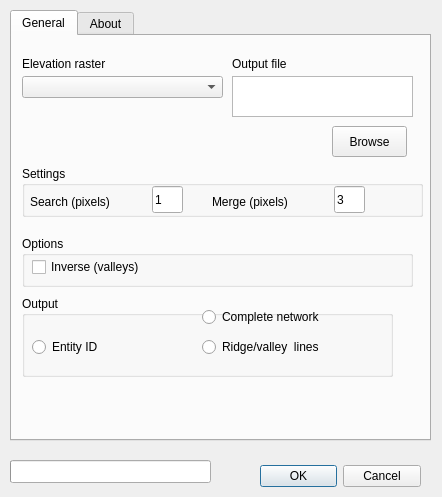
<?xml version="1.0" encoding="UTF-8"?>
<ui version="4.0">
 <class>TopographicNetworks</class>
 <widget class="QDialog" name="TopographicNetworks">
  <property name="geometry">
   <rect>
    <x>0</x>
    <y>0</y>
    <width>442</width>
    <height>497</height>
   </rect>
  </property>
  <property name="windowTitle">
   <string>Topographic networks EXPERIMENTAL</string>
  </property>
  <widget class="QTabWidget" name="tabWidget">
   <property name="geometry">
    <rect>
     <x>10</x>
     <y>10</y>
     <width>421</width>
     <height>431</height>
    </rect>
   </property>
   <property name="currentIndex">
    <number>0</number>
   </property>
   <widget class="QWidget" name="General_tab">
    <attribute name="title">
     <string>General</string>
    </attribute>
    <widget class="QLabel" name="label">
     <property name="geometry">
      <rect>
       <x>10</x>
       <y>20</y>
       <width>111</width>
       <height>16</height>
      </rect>
     </property>
     <property name="text">
      <string>Elevation raster</string>
     </property>
    </widget>
    <widget class="QComboBox" name="cmbDEM">
     <property name="geometry">
      <rect>
       <x>10</x>
       <y>40</y>
       <width>201</width>
       <height>22</height>
      </rect>
     </property>
    </widget>
    <widget class="QPlainTextEdit" name="txtOutput">
     <property name="geometry">
      <rect>
       <x>220</x>
       <y>40</y>
       <width>181</width>
       <height>41</height>
      </rect>
     </property>
    </widget>
    <widget class="QLabel" name="label_5">
     <property name="geometry">
      <rect>
       <x>220</x>
       <y>20</y>
       <width>91</width>
       <height>16</height>
      </rect>
     </property>
     <property name="text">
      <string>Output file</string>
     </property>
    </widget>
    <widget class="QPushButton" name="cmdBrowse">
     <property name="geometry">
      <rect>
       <x>320</x>
       <y>90</y>
       <width>75</width>
       <height>31</height>
      </rect>
     </property>
     <property name="text">
      <string>Browse</string>
     </property>
    </widget>
    <widget class="QGroupBox" name="Output_groupBox">
     <property name="geometry">
      <rect>
       <x>10</x>
       <y>200</y>
       <width>391</width>
       <height>51</height>
      </rect>
     </property>
     <property name="title">
      <string>Options</string>
     </property>
     <widget class="QCheckBox" name="chkInverse">
      <property name="geometry">
       <rect>
        <x>10</x>
        <y>20</y>
        <width>161</width>
        <height>22</height>
       </rect>
      </property>
      <property name="text">
       <string>Inverse (valleys)</string>
      </property>
     </widget>
    </widget>
    <widget class="QGroupBox" name="groupBox_3">
     <property name="geometry">
      <rect>
       <x>10</x>
       <y>130</y>
       <width>401</width>
       <height>51</height>
      </rect>
     </property>
     <property name="title">
      <string>Settings </string>
     </property>
     <widget class="QLineEdit" name="txtMerge">
      <property name="geometry">
       <rect>
        <x>312</x>
        <y>20</y>
        <width>31</width>
        <height>27</height>
       </rect>
      </property>
      <property name="text">
       <string>3</string>
      </property>
     </widget>
     <widget class="QLabel" name="label_4">
      <property name="geometry">
       <rect>
        <x>190</x>
        <y>20</y>
        <width>101</width>
        <height>31</height>
       </rect>
      </property>
      <property name="text">
       <string>Merge (pixels)</string>
      </property>
     </widget>
     <widget class="QLineEdit" name="txtSearch">
      <property name="geometry">
       <rect>
        <x>130</x>
        <y>20</y>
        <width>31</width>
        <height>27</height>
       </rect>
      </property>
      <property name="text">
       <string>1</string>
      </property>
     </widget>
     <widget class="QLabel" name="label_6">
      <property name="geometry">
       <rect>
        <x>8</x>
        <y>20</y>
        <width>101</width>
        <height>31</height>
       </rect>
      </property>
      <property name="text">
       <string>Search (pixels)</string>
      </property>
     </widget>
    </widget>
    <widget class="QGroupBox" name="groupBox">
     <property name="geometry">
      <rect>
       <x>10</x>
       <y>260</y>
       <width>371</width>
       <height>81</height>
      </rect>
     </property>
     <property name="title">
      <string>Output</string>
     </property>
     <widget class="QRadioButton" name="chkRidge">
      <property name="geometry">
       <rect>
        <x>180</x>
        <y>40</y>
        <width>151</width>
        <height>22</height>
       </rect>
      </property>
      <property name="text">
       <string>Ridge/valley  lines</string>
      </property>
     </widget>
     <widget class="QRadioButton" name="chkComplete">
      <property name="geometry">
       <rect>
        <x>180</x>
        <y>10</y>
        <width>151</width>
        <height>22</height>
       </rect>
      </property>
      <property name="text">
       <string>Complete network</string>
      </property>
     </widget>
     <widget class="QRadioButton" name="chkID">
      <property name="geometry">
       <rect>
        <x>10</x>
        <y>40</y>
        <width>151</width>
        <height>22</height>
       </rect>
      </property>
      <property name="text">
       <string>Entity ID</string>
      </property>
     </widget>
    </widget>
   </widget>
   <widget class="QWidget" name="About_tab">
    <attribute name="title">
     <string>About</string>
    </attribute>
    <widget class="QLabel" name="label_3">
     <property name="geometry">
      <rect>
       <x>20</x>
       <y>50</y>
       <width>441</width>
       <height>21</height>
      </rect>
     </property>
     <property name="font">
      <font>
       <pointsize>12</pointsize>
       <weight>75</weight>
       <bold>true</bold>
      </font>
     </property>
     <property name="text">
      <string>Topographic networks analysis</string>
     </property>
    </widget>
    <widget class="QTextBrowser" name="textBrowser">
     <property name="geometry">
      <rect>
       <x>20</x>
       <y>80</y>
       <width>361</width>
       <height>192</height>
      </rect>
     </property>
     <property name="html">
      <string>&lt;!DOCTYPE HTML PUBLIC &quot;-//W3C//DTD HTML 4.0//EN&quot; &quot;http://www.w3.org/TR/REC-html40/strict.dtd&quot;&gt;
&lt;html&gt;&lt;head&gt;&lt;meta name=&quot;qrichtext&quot; content=&quot;1&quot; /&gt;&lt;style type=&quot;text/css&quot;&gt;
p, li { white-space: pre-wrap; }
&lt;/style&gt;&lt;/head&gt;&lt;body style=&quot; font-family:'MS Shell Dlg 2'; font-size:8.25pt; font-weight:400; font-style:normal;&quot;&gt;
&lt;p style=&quot; margin-top:0px; margin-bottom:0px; margin-left:0px; margin-right:0px; -qt-block-indent:0; text-indent:0px;&quot;&gt;&lt;span style=&quot; font-family:'Ubuntu'; font-size:12pt;&quot;&gt;Version 0.1 (experimental)&lt;/span&gt;&lt;/p&gt;
&lt;p style=&quot;-qt-paragraph-type:empty; margin-top:0px; margin-bottom:0px; margin-left:0px; margin-right:0px; -qt-block-indent:0; text-indent:0px; font-family:'Ubuntu'; font-size:12pt;&quot;&gt;&lt;br /&gt;&lt;/p&gt;
&lt;p style=&quot; margin-top:0px; margin-bottom:0px; margin-left:0px; margin-right:0px; -qt-block-indent:0; text-indent:0px;&quot;&gt;&lt;span style=&quot; font-family:'Ubuntu'; font-size:12pt;&quot;&gt;Functional on small datasets only! &lt;/span&gt;&lt;/p&gt;
&lt;p style=&quot;-qt-paragraph-type:empty; margin-top:0px; margin-bottom:0px; margin-left:0px; margin-right:0px; -qt-block-indent:0; text-indent:0px; font-family:'Ubuntu'; font-size:12pt;&quot;&gt;&lt;br /&gt;&lt;/p&gt;
&lt;p style=&quot; margin-top:0px; margin-bottom:0px; margin-left:0px; margin-right:0px; -qt-block-indent:0; text-indent:0px;&quot;&gt;&lt;span style=&quot; font-family:'Ubuntu'; font-size:12pt;&quot;&gt;Developed by Zoran Čučković&lt;/span&gt;&lt;/p&gt;
&lt;p style=&quot; margin-top:0px; margin-bottom:0px; margin-left:0px; margin-right:0px; -qt-block-indent:0; text-indent:0px;&quot;&gt;&lt;span style=&quot; font-family:'Ubuntu'; font-size:12pt;&quot;&gt;Laboratiore Chrono-environement - UMR 6249&lt;/span&gt;&lt;/p&gt;
&lt;p style=&quot; margin-top:0px; margin-bottom:0px; margin-left:0px; margin-right:0px; -qt-block-indent:0; text-indent:0px;&quot;&gt;&lt;span style=&quot; font-family:'Ubuntu'; font-size:12pt;&quot;&gt;Université de Franche-Comté, France&lt;/span&gt;&lt;/p&gt;&lt;/body&gt;&lt;/html&gt;</string>
     </property>
    </widget>
    <widget class="QLabel" name="label_2">
     <property name="geometry">
      <rect>
       <x>20</x>
       <y>280</y>
       <width>291</width>
       <height>17</height>
      </rect>
     </property>
     <property name="text">
      <string>&lt;html&gt;&lt;head/&gt;&lt;body&gt;&lt;p&gt;&lt;a href=&quot;http://zoran-cuckovic.from.hr/landscape-analysis/topographic-networks/&quot;&gt;&lt;span style=&quot; text-decoration: underline; color:#0000ff;&quot;&gt;See project web page for more information.&lt;/span&gt;&lt;/a&gt;&lt;/p&gt;&lt;/body&gt;&lt;/html&gt;</string>
     </property>
     <property name="openExternalLinks">
      <bool>true</bool>
     </property>
    </widget>
   </widget>
  </widget>
  <widget class="QDialogButtonBox" name="buttonBox">
   <property name="geometry">
    <rect>
     <x>260</x>
     <y>460</y>
     <width>161</width>
     <height>32</height>
    </rect>
   </property>
   <property name="orientation">
    <enum>Qt::Horizontal</enum>
   </property>
   <property name="standardButtons">
    <set>QDialogButtonBox::Cancel|QDialogButtonBox::Ok</set>
   </property>
  </widget>
  <widget class="QProgressBar" name="progressBar">
   <property name="geometry">
    <rect>
     <x>10</x>
     <y>460</y>
     <width>201</width>
     <height>23</height>
    </rect>
   </property>
  </widget>
 </widget>
 <resources/>
 <connections>
  <connection>
   <sender>buttonBox</sender>
   <signal>accepted()</signal>
   <receiver>TopographicNetworks</receiver>
   <slot>accept()</slot>
   <hints>
    <hint type="sourcelabel">
     <x>248</x>
     <y>254</y>
    </hint>
    <hint type="destinationlabel">
     <x>157</x>
     <y>274</y>
    </hint>
   </hints>
  </connection>
  <connection>
   <sender>buttonBox</sender>
   <signal>rejected()</signal>
   <receiver>TopographicNetworks</receiver>
   <slot>reject()</slot>
   <hints>
    <hint type="sourcelabel">
     <x>316</x>
     <y>260</y>
    </hint>
    <hint type="destinationlabel">
     <x>286</x>
     <y>274</y>
    </hint>
   </hints>
  </connection>
 </connections>
</ui>
